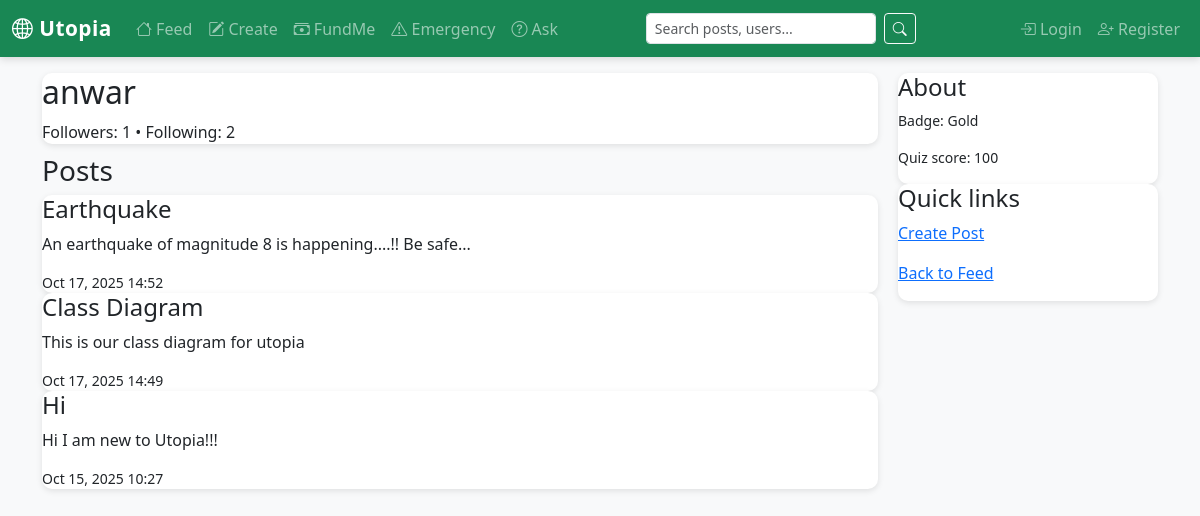
/posts/profile/4/, run on the app's committed database.
### accounts/models.py (models this page shows, shortened)
class Profile(models.Model):
    user = models.OneToOneField(User, on_delete=models.CASCADE)
    display_name = models.CharField(max_length=150, blank=True)
    bio = models.TextField(blank=True)
    profile_image = models.ImageField(upload_to='profiles/', blank=True, null=True)
    quiz_score = models.IntegerField(null=True, blank=True)    # percent or raw
    badge = models.CharField(max_length=50, choices=[("Bronze","Bronze"),("Silver","Silver"),("Gold","Gold")], default="Bronze")
    created_at = models.DateTimeField(auto_now_add=True)
    updated_at = models.DateTimeField(auto_now=True)
    profile_picture = models.ImageField(upload_to='profile_pics/', blank=True, null=True)

### posts/models.py (models this page shows, shortened)
class Post(models.Model):
    profile = models.ForeignKey("accounts.Profile", on_delete=models.CASCADE, related_name="posts")
    title = models.CharField(max_length=200, blank=True)
    content = models.TextField(blank=True)
    image = models.ImageField(upload_to="posts/", blank=True, null=True)
    is_emergency = models.BooleanField(default=False)
    created_at = models.DateTimeField(default=timezone.now)
    updated_at = models.DateTimeField(auto_now=True)
    likes_count = models.IntegerField(default=0)
    class Meta:
        ordering = ["-created_at"]

### posts/views.py (the view)
# urls.py: path("profile/<int:profile_id>/", views.profile_posts, name="profile_posts"),
def profile_posts(request, profile_id):
    from accounts.models import Profile
    profile_user = get_object_or_404(Profile, pk=profile_id)
    posts = profile_user.posts.all().select_related("profile__user").prefetch_related("comments")
    is_following = False
    if request.user.is_authenticated and getattr(request.user, "profile", None):
        is_following = Follow.objects.filter(follower=request.user.profile, following=profile_user).exists()
    followers_count = Follow.objects.filter(following=profile_user).count()
    following_count = Follow.objects.filter(follower=profile_user).count()
    return render(request, "posts/profile_posts.html", {
        "profile_user": profile_user,
        "posts": posts,
        "is_following": is_following,
        "followers_count": followers_count,
        "following_count": following_count,
    })

### templates/posts/profile_posts.html (shortened to what this page needs)
{% extends "base.html" %}
{% block content %}
  <div style="display:flex;gap:20px">
    <section style="flex:1">
      <div class="card">
        <div style="display:flex;justify-content:space-between;align-items:center">
          <div>
            <h2>{{ profile_user.user.username }}</h2>
            <div class="muted">Followers: {{ followers_count }} • Following: {{ following_count }}</div>
          </div>
        </div>
      </div>
      <h3 style="margin-top:10px">Posts</h3>
      {% for post in posts %}
        <div class="card">
          {% if post.title %}<h4>{{ post.title }}</h4>{% endif %}
          <p>{{ post.content|linebreaksbr }}</p>
          <small class="muted">{{ post.created_at|date:"M d, Y H:i" }}</small>
        </div>
      {% empty %}
        <div class="card">No posts yet.</div>
      {% endfor %}
    </section>
    <aside style="width:260px">
      <div class="card">
        <h4>About</h4>
        <p class="small">Badge: {{ profile_user.badge }}</p>
        <p class="small">Quiz score: {{ profile_user.quiz_score }}</p>
      </div>
      <div class="card">
        <h4>Quick links</h4>
        <p><a href="{% url 'posts:create_post' %}">Create Post</a></p>
        <p><a href="{% url 'posts:feed' %}">Back to Feed</a></p>
      </div>
    </aside>
  </div>
{% endblock %}

### templates/base.html (style rules this page uses)
body { background-color: #f8f9fa; }
.card { border: none; border-radius: 10px; box-shadow: 0 2px 6px rgba(0,0,0,0.1); }

### data on the page
Profile: user.username "anwar", badge "Gold", quiz_score "100"
Post: title "Earthquake", content "An earthquake of magnitude 8 is happening....!! Be safe...", created_at "Oct 17, 2025 14:52"
Post: title "Class Diagram", content "This is our class diagram for utopia", created_at "Oct 17, 2025 14:49"
Post: title "Hi", content "Hi I am new to Utopia!!!", created_at "Oct 15, 2025 10:27"

### other printed values
{{ followers_count }} "1"
{{ following_count }} "2"
